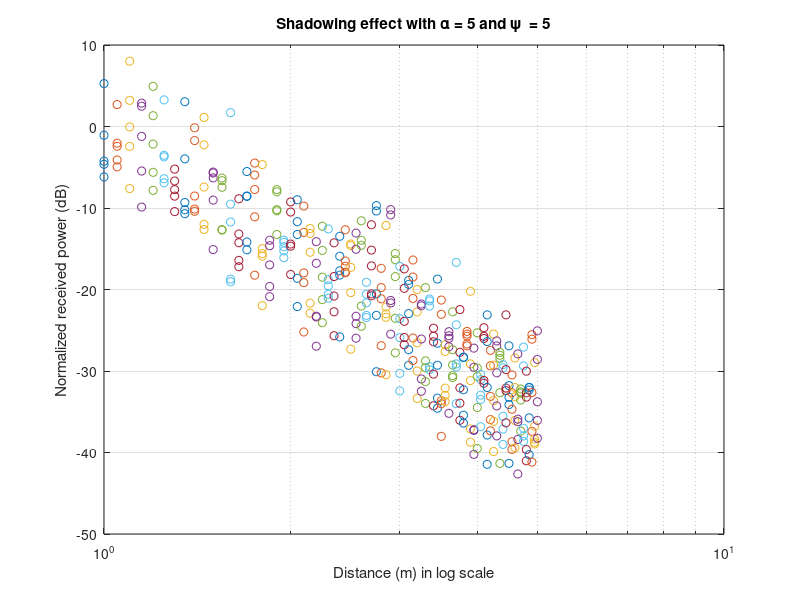

Write the MATLAB code that produced this figure.
function classpractice2_1(~)
clear
clc
%This function is apply for calculating the Pr/P0 accroading to the distance
%and the shadowing a standard distribution

disp('-----------------------------------------------------------------------------')
disp('This is Class Practice 2.1(shadowing effect)')
disp('--------------------By Mingjun Ying at July 25th 2021--------------------')

disp('-----------------------------------------------------------------------------')


D=input('The range of the distance from 1m:');
alpha=input('Path loss exponent:');
sigma=input('The square root of the power of the shadowing effect (dB):');
Nsample=input('How many samples for each distance?');

delta=D/100;
d=1:delta:D;%Generate the distance martrix
Pr_nor=zeros(length(d),Nsample);%pre-allocation

for n=1:length(d)
    % the shadowing in dB satisfy the standard distribution,
    %to reduce the complexity in calculation
    Psi=randn(1,Nsample)*sigma;
    %It wonn't change with the same distance
    for m=1:Nsample
        %Psi=randn(1,Nsample)*sigma;
        Pr_nor(n,m)=-10*alpha*log10(d(n))+Psi(m);
    end
end

for n=1:length(d)
    semilogx(d(n)*ones(1,Nsample),Pr_nor(n,:),'o');
    % semilogx should input the matrix with same dimension.Thus, we
    % multiply d(n) with ones(1,Nsample) correspond to Pr_P0(n,:)
    hold on
end

grid on
xlabel('Distance (m) in log scale')
ylabel('Normalized received power (dB)')
str=sprintf('Shadowing effect with \\alpha = %g and \\psi  = %g',alpha,sigma);
title(str);

end

